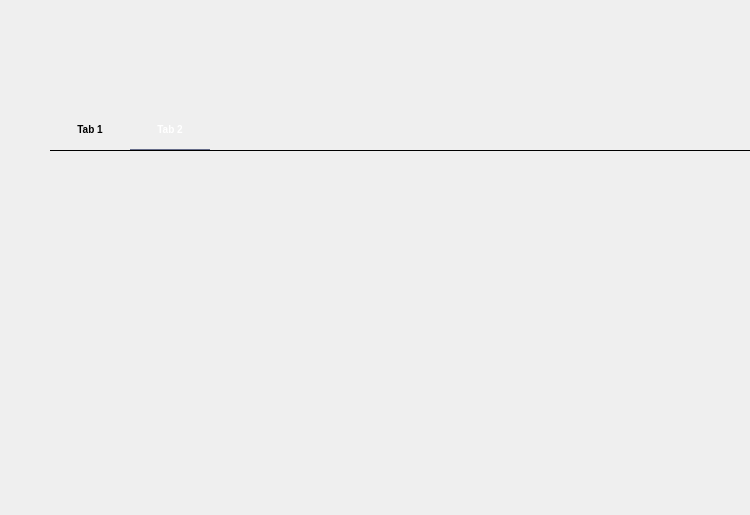
<?xml version="1.0" encoding="UTF-8"?>
<ui version="4.0">
 <class>Tab</class>
 <widget class="QMainWindow" name="Tab">
  <property name="geometry">
   <rect>
    <x>0</x>
    <y>0</y>
    <width>750</width>
    <height>515</height>
   </rect>
  </property>
  <property name="windowTitle">
   <string>MainWindow</string>
  </property>
  <widget class="QWidget" name="centralwidget">
   <widget class="QLabel" name="label_2">
    <property name="geometry">
     <rect>
      <x>75</x>
      <y>58</y>
      <width>41</width>
      <height>21</height>
     </rect>
    </property>
    <property name="text">
     <string/>
    </property>
    <property name="pixmap">
     <pixmap>../resource/logo.png</pixmap>
    </property>
    <property name="scaledContents">
     <bool>true</bool>
    </property>
   </widget>
   <widget class="QTabWidget" name="global_tab_2">
    <property name="geometry">
     <rect>
      <x>50</x>
      <y>110</y>
      <width>732</width>
      <height>384</height>
     </rect>
    </property>
    <property name="styleSheet">
     <string notr="true">QTabWidget::pane {
    border-top: 1px solid rgba(0, 0, 0, 1); /* 黑色 */
}

QTabBar::tab {
    font-family: &quot;Microsoft YaHei&quot;;
    font-size: 10px;
    font-weight: 500;
    padding: 10px 25px; /* 增加内边距 */
    border-bottom: none;
	min-width: 30px;
    min-height: 18px
   
}

QTabBar::tab:selected {
    color: white; /* 淡蓝色 */
    border-bottom: 1px solid rgb(101,108,137); /* 淡蓝色 */
}

QTabBar::tab:!selected {
    margin-bottom: 2px;
}
</string>
    </property>
    <property name="currentIndex">
     <number>1</number>
    </property>
    <widget class="QWidget" name="tab_5">
     <attribute name="title">
      <string>Tab 1</string>
     </attribute>
    </widget>
    <widget class="QWidget" name="tab_6">
     <attribute name="title">
      <string>Tab 2</string>
     </attribute>
     <widget class="QPushButton" name="pushButton_2">
      <property name="geometry">
       <rect>
        <x>530</x>
        <y>0</y>
        <width>31</width>
        <height>23</height>
       </rect>
      </property>
      <property name="styleSheet">
       <string notr="true">QPushButton{
   border:none;
   border-radius:6px;
   background-color: transparent;
}
QPushButton:hover{
   background-color: rgb(52,59,72); /* 修正了拼写错误 */
}
QPushButton:pressed{
   background-color: transparent;
}
</string>
      </property>
      <property name="text">
       <string/>
      </property>
      <property name="icon">
       <iconset>
        <normaloff>../resource/apl/MaterialSymbolsCloseRounded.png</normaloff>../resource/apl/MaterialSymbolsCloseRounded.png</iconset>
      </property>
     </widget>
     <widget class="QPushButton" name="pushButton">
      <property name="geometry">
       <rect>
        <x>559</x>
        <y>0</y>
        <width>31</width>
        <height>23</height>
       </rect>
      </property>
      <property name="styleSheet">
       <string notr="true">QPushButton{
   border:none;
   border-radius:6px;
   background-color: transparent;
}
QPushButton:hover{
   background-color: rgb(52,59,72); /* 修正了拼写错误 */
}
QPushButton:pressed{
   background-color: rgb(25,40,50);
}
</string>
      </property>
      <property name="text">
       <string/>
      </property>
      <property name="icon">
       <iconset>
        <normaloff>../resource/apl/MaterialSymbolsCloseRounded.png</normaloff>../resource/apl/MaterialSymbolsCloseRounded.png</iconset>
      </property>
     </widget>
    </widget>
   </widget>
  </widget>
 </widget>
 <resources/>
 <connections/>
</ui>
